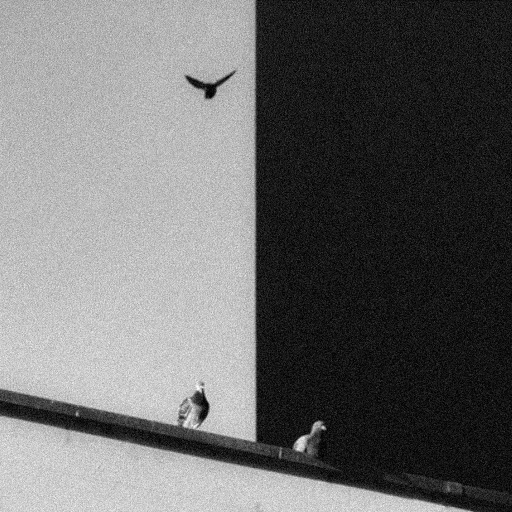
#> input picture Zestaw 3/Zad 17/ptaki.png, 512 x 512 px
$ python 'Zadanie 17 a.py'
#> lines starting #> are read from the running program, lines starting #| are printed output that depends on the picture
from PIL import Image
import numpy as np

# 1. Wczytanie obrazu
img = Image.open("ptaki.png").convert("L")   # grayscale
#> img is the input picture: PIL image 512x512 L; min 0, max 254, mean 105.5
img_np = np.array(img, dtype=np.float64)

# 2. Wymiary
H, W = img_np.shape
#> H = 512; W = 512

# 3. Okno sinusoidalne 2D
x = np.arange(W)
#> x = 512 values from 0 to 511
y = np.arange(H)
#> y = 512 values from 0 to 511

wx = np.sin(np.pi * x / (W - 1))
wy = np.sin(np.pi * y / (H - 1))

window = np.outer(wy, wx)   # tworzy okno 2D

# 4. Zastosowanie okna
img_windowed = img_np * window
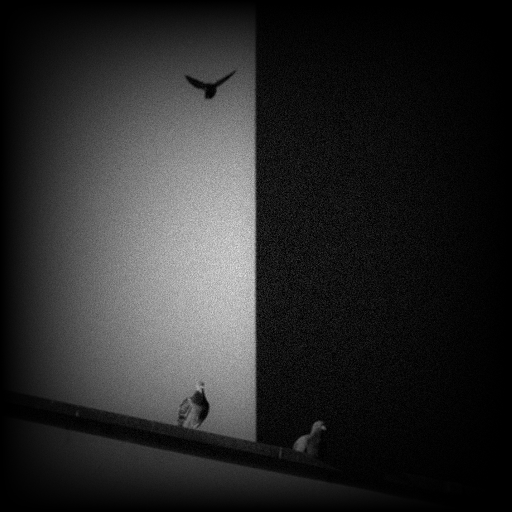
#> img_windowed: shape (512, 512) float64; min 0, max 234.8, mean 42

# 5. Normalizacja do 0–255
img_windowed = np.clip(img_windowed, 0, 255).astype(np.uint8)

# 6. Zapis wyniku
Image.fromarray(img_windowed).save("ptaki_sinus.png")
